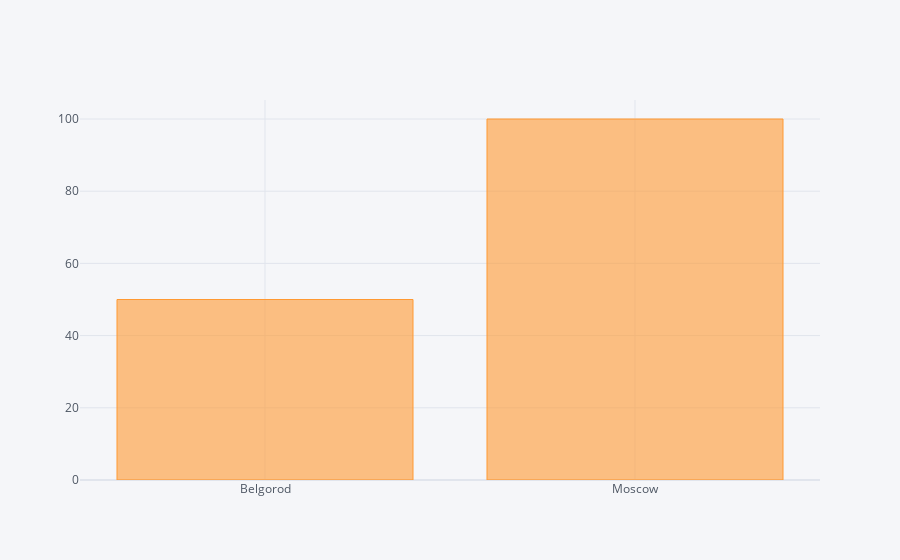

The code cell stored with this chart in its notebook:
### Code cell
round(data.groupby(['arr_city'])['flight_time_min'].mean()).iplot(kind='bar')

### Figure 1 — Plotly figure (JSON) as saved in the notebook; plotly's stock layout.template omitted (floating-point values rounded to 4 significant figures)
{"data": [{"marker": {"color": "rgba(255, 153, 51, 0.6)", "line": {"color": "rgba(255, 153, 51, 1.0)", "width": 1}}, "name": "flight_time_min", "orientation": "v", "text": "", "type": "bar", "x": ["Belgorod", "Moscow"], "y": [50, 100]}], "layout": {"legend": {"bgcolor": "#F5F6F9", "font": {"color": "#4D5663"}}, "paper_bgcolor": "#F5F6F9", "plot_bgcolor": "#F5F6F9", "title": {"font": {"color": "#4D5663"}}, "xaxis": {"gridcolor": "#E1E5ED", "showgrid": true, "tickfont": {"color": "#4D5663"}, "title": {"font": {"color": "#4D5663"}, "text": ""}, "zerolinecolor": "#E1E5ED"}, "yaxis": {"gridcolor": "#E1E5ED", "showgrid": true, "tickfont": {"color": "#4D5663"}, "title": {"font": {"color": "#4D5663"}, "text": ""}, "zerolinecolor": "#E1E5ED"}}}
